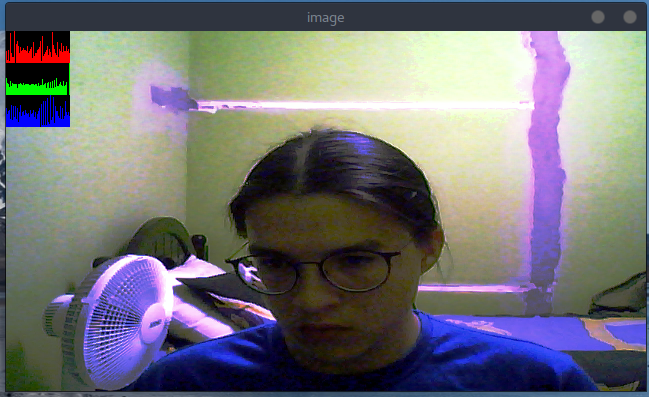
//> input picture u1/cap4_equalize/img_saida.png, 649 x 397 px, given in place of the camera
$ ./equalize   (built with g++ and OpenCV 4)
//> lines starting //> are read from the running program, lines starting //| are printed output that depends on the picture
#include <iostream>
#include <cv.h>
#include <highgui.h>
#include <opencv2/opencv.hpp>
#include "opencv2/imgproc/imgproc.hpp"
using namespace cv;
using namespace std;
//
int main(int argc, char** argv){
  Mat image;
  int width, height;
  VideoCapture cap;
//
  vector<Mat> planes;
  Mat histR, histG, histB;
  int nbins = 64;
  float range[] = {0, 256};
  const float *histrange = { range };
  bool uniform = true;
  bool acummulate = false;
//
  cap.open(0);  //selecao de camera
  if(!cap.isOpened()){
    cout << "camera indisponivel";
    return -1;
  }
//
  width  = cap.get(CV_CAP_PROP_FRAME_WIDTH);
  height = cap.get(CV_CAP_PROP_FRAME_HEIGHT);
  cout << "largura = " << width << endl;
  cout << "altura  = " << height << endl;
//
  int histw = nbins, histh = nbins/2;
  Mat histImgR(histh, histw, CV_8UC3, Scalar(0,0,0));
  Mat histImgG(histh, histw, CV_8UC3, Scalar(0,0,0));
  Mat histImgB(histh, histw, CV_8UC3, Scalar(0,0,0));
//
  while(1){
    cap >> image;
//> image is the input picture: 397 rows x 649 cols, CV_8UC3; mean B, G, R 120, 116.3, 116.5
    //Redimensionar a captura
    resize(image, image, Size(640, 360));
//> image: 360 rows x 640 cols, CV_8UC3
//
    split (image, planes);
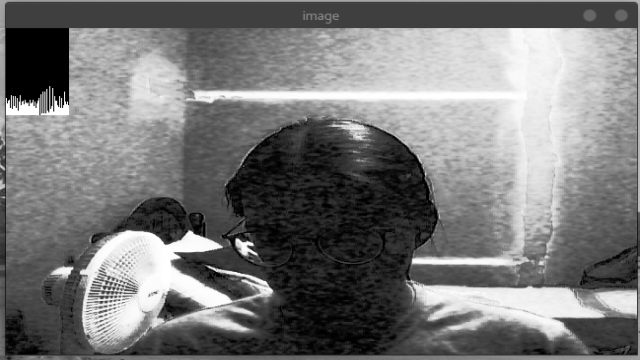
//> planes[0]: 360 rows x 640 cols, CV_8UC1; min 0, max 255, mean 119.9
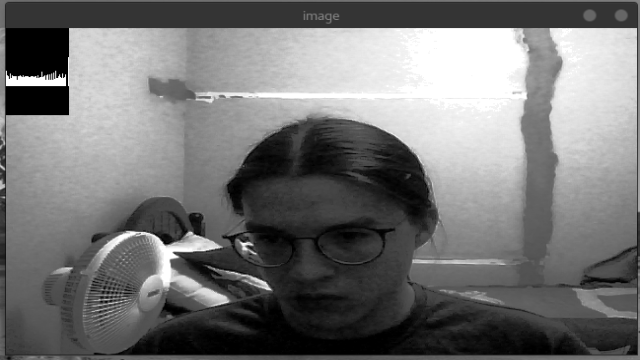
//> planes[1]: 360 rows x 640 cols, CV_8UC1; min 0, max 255, mean 116.2
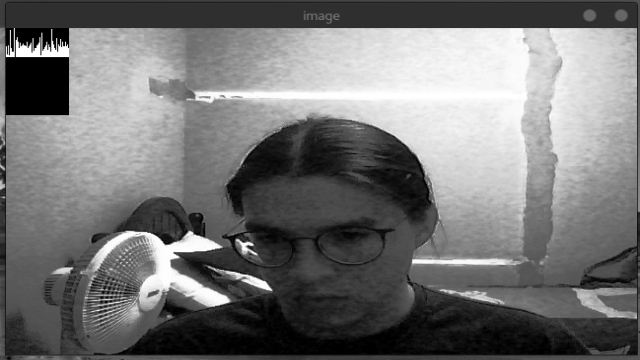
//> planes[2]: 360 rows x 640 cols, CV_8UC1; min 0, max 255, mean 116.4
    //Equalização das capturas
    equalizeHist(planes[0], planes[0]);
    equalizeHist(planes[1], planes[1]);
    equalizeHist(planes[2], planes[2]);
    //Utilizamos  a função merge() para unir os planos ou canais equalizados em image.
    merge(planes, image);
//
    calcHist(&planes[0], 1, 0, Mat(), histR, 1,
             &nbins, &histrange,
             uniform, acummulate);
//> histR = 64 values, max 17140 at index 19, min 0 at index 15, mean 3600
    calcHist(&planes[1], 1, 0, Mat(), histG, 1,
             &nbins, &histrange,
             uniform, acummulate);
//> histG = 64 values, max 15407 at index 16, min 0 at index 13, mean 3600
    calcHist(&planes[2], 1, 0, Mat(), histB, 1,
             &nbins, &histrange,
             uniform, acummulate);
//> histB = 64 values, max 16282 at index 15, min 0 at index 12, mean 3600
//
    normalize(histR, histR, 0, histImgR.rows, NORM_MINMAX, -1, Mat());
//> histR = 64 values, max 32 at index 19, min 0 at index 15, mean 6.72
    normalize(histG, histG, 0, histImgG.rows, NORM_MINMAX, -1, Mat());
//> histG = 64 values, max 32 at index 16, min 0 at index 13, mean 7.48
    normalize(histB, histB, 0, histImgB.rows, NORM_MINMAX, -1, Mat());
//> histB = 64 values, max 32 at index 15, min 0 at index 12, mean 7.08
//
    histImgR.setTo(Scalar(0));
    histImgG.setTo(Scalar(0));
    histImgB.setTo(Scalar(0));
//
    for(int i=0; i<nbins; i++){
      line(histImgR,
           Point(i, histh),
           Point(i, histh-cvRound(histR.at<float>(i))),
           Scalar(0, 0, 255), 1, 8, 0);
      line(histImgG,
           Point(i, histh),
           Point(i, histh-cvRound(histG.at<float>(i))),
           Scalar(0, 255, 0), 1, 8, 0);
      line(histImgB,
           Point(i, histh),
           Point(i, histh-cvRound(histB.at<float>(i))),
           Scalar(255, 0, 0), 1, 8, 0);
    }
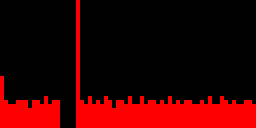
//> histImgR: 32 rows x 64 cols, CV_8UC3 (shown 4 times larger); mean B, G, R 0, 0, 53.7
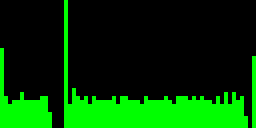
//> histImgG: 32 rows x 64 cols, CV_8UC3 (shown 4 times larger); mean B, G, R 0, 59.8, 0
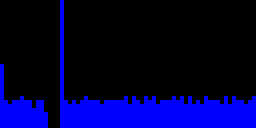
//> histImgB: 32 rows x 64 cols, CV_8UC3 (shown 4 times larger); mean B, G, R 56.8, 0, 0
    histImgR.copyTo(image(Rect(0, 0       ,nbins, histh)));
    histImgG.copyTo(image(Rect(0, histh   ,nbins, histh)));
    histImgB.copyTo(image(Rect(0, 2*histh ,nbins, histh)));
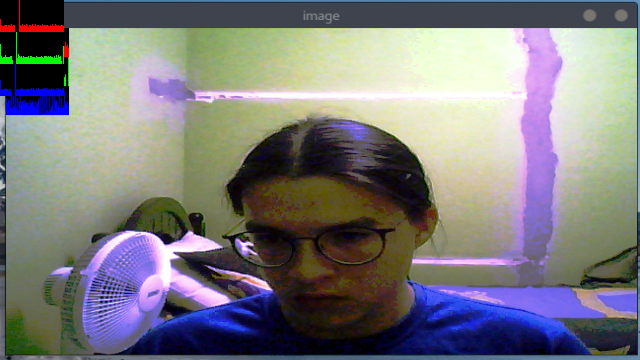
//> image: 360 rows x 640 cols, CV_8UC3; mean B, G, R 125.6, 123.8, 124.4
    imshow("image", image);
    if(waitKey(50) >= 0) break;
//> the Esc key is pressed
  }
  return 0;
}
